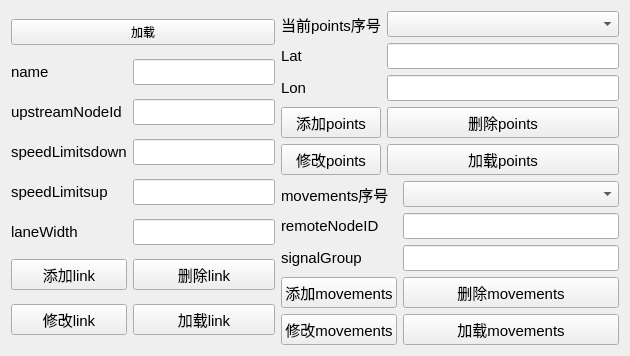
        <widget class="QWidget" name="tab_link">
         <attribute name="title">
          <string>link</string>
         </attribute>
         <layout class="QGridLayout" name="gridLayout_13">
          <item row="0" column="0" rowspan="2">
           <layout class="QGridLayout" name="gridLayout_2">
            <item row="3" column="1">
             <widget class="QLineEdit" name="lineEdit_linkSpeedDown">
              <property name="font">
               <font>
                <family>Arial</family>
                <pointsize>11</pointsize>
               </font>
              </property>
             </widget>
            </item>
            <item row="7" column="0">
             <widget class="QPushButton" name="pushButton_linkMod">
              <property name="font">
               <font>
                <family>Arial</family>
                <pointsize>11</pointsize>
               </font>
              </property>
              <property name="text">
               <string>修改link</string>
              </property>
             </widget>
            </item>
            <item row="1" column="1">
             <widget class="QLineEdit" name="lineEdit_linkName">
              <property name="font">
               <font>
                <family>Arial</family>
                <pointsize>11</pointsize>
               </font>
              </property>
             </widget>
            </item>
            <item row="7" column="1">
             <widget class="QPushButton" name="pushButton_linkLoad">
              <property name="font">
               <font>
                <family>Arial</family>
                <pointsize>11</pointsize>
               </font>
              </property>
              <property name="text">
               <string>加载link</string>
              </property>
             </widget>
            </item>
            <item row="4" column="1">
             <widget class="QLineEdit" name="lineEdit_linkSpeedUp">
              <property name="font">
               <font>
                <family>Arial</family>
                <pointsize>11</pointsize>
               </font>
              </property>
             </widget>
            </item>
            <item row="3" column="0">
             <widget class="QLabel" name="label_34">
              <property name="font">
               <font>
                <family>Arial</family>
                <pointsize>11</pointsize>
               </font>
              </property>
              <property name="text">
               <string>speedLimitsdown</string>
              </property>
             </widget>
            </item>
            <item row="2" column="1">
             <widget class="QLineEdit" name="lineEdit_linkUpNodeId">
              <property name="font">
               <font>
                <family>Arial</family>
                <pointsize>11</pointsize>
               </font>
              </property>
             </widget>
            </item>
            <item row="2" column="0">
             <widget class="QLabel" name="label_12">
              <property name="font">
               <font>
                <family>Arial</family>
                <pointsize>11</pointsize>
               </font>
              </property>
              <property name="text">
               <string>upstreamNodeId</string>
              </property>
             </widget>
            </item>
            <item row="1" column="0">
             <widget class="QLabel" name="label_11">
              <property name="font">
               <font>
                <family>Arial</family>
                <pointsize>11</pointsize>
               </font>
              </property>
              <property name="text">
               <string>name</string>
              </property>
             </widget>
            </item>
            <item row="5" column="1">
             <widget class="QLineEdit" name="lineEdit_linkWidth">
              <property name="font">
               <font>
                <family>Arial</family>
                <pointsize>11</pointsize>
               </font>
              </property>
             </widget>
            </item>
            <item row="6" column="1">
             <widget class="QPushButton" name="pushButton_linkDel">
              <property name="font">
               <font>
                <family>Arial</family>
                <pointsize>11</pointsize>
               </font>
              </property>
              <property name="text">
               <string>删除link</string>
              </property>
             </widget>
            </item>
            <item row="5" column="0">
             <widget class="QLabel" name="label_14">
              <property name="font">
               <font>
                <family>Arial</family>
                <pointsize>11</pointsize>
               </font>
              </property>
              <property name="text">
               <string>laneWidth</string>
              </property>
             </widget>
            </item>
            <item row="4" column="0">
             <widget class="QLabel" name="label_13">
              <property name="font">
               <font>
                <family>Arial</family>
                <pointsize>11</pointsize>
               </font>
              </property>
              <property name="text">
               <string>speedLimitsup</string>
              </property>
             </widget>
            </item>
            <item row="6" column="0">
             <widget class="QPushButton" name="pushButton_linkAdd">
              <property name="font">
               <font>
                <family>Arial</family>
                <pointsize>11</pointsize>
               </font>
              </property>
              <property name="text">
               <string>添加link</string>
              </property>
             </widget>
            </item>
            <item row="0" column="0" colspan="2">
             <widget class="QPushButton" name="pushButton_loadlinkpage">
              <property name="text">
               <string>加载</string>
              </property>
             </widget>
            </item>
           </layout>
          </item>
          <item row="0" column="1">
           <layout class="QGridLayout" name="gridLayout_3">
            <item row="3" column="0">
             <widget class="QPushButton" name="pushButton_linkPointsAdd">
              <property name="font">
               <font>
                <family>Arial</family>
                <pointsize>11</pointsize>
               </font>
              </property>
              <property name="text">
               <string>添加points</string>
              </property>
             </widget>
            </item>
            <item row="3" column="1">
             <widget class="QPushButton" name="pushButton_linkPointsDel">
              <property name="font">
               <font>
                <family>Arial</family>
                <pointsize>11</pointsize>
               </font>
              </property>
              <property name="text">
               <string>删除points</string>
              </property>
             </widget>
            </item>
            <item row="1" column="0">
             <widget class="QLabel" name="label_32">
              <property name="font">
               <font>
                <family>Arial</family>
                <pointsize>11</pointsize>
               </font>
              </property>
              <property name="text">
               <string>Lat</string>
              </property>
             </widget>
            </item>
            <item row="0" column="1">
             <widget class="QComboBox" name="comboBox_linkPointsxh">
              <property name="font">
               <font>
                <family>Arial</family>
                <pointsize>11</pointsize>
               </font>
              </property>
             </widget>
            </item>
            <item row="0" column="0">
             <widget class="QLabel" name="label_31">
              <property name="font">
               <font>
                <family>Arial</family>
                <pointsize>11</pointsize>
               </font>
              </property>
              <property name="text">
               <string>当前points序号</string>
              </property>
             </widget>
            </item>
            <item row="1" column="1">
             <widget class="QLineEdit" name="lineEdit_linkPointsLat">
              <property name="sizePolicy">
               <sizepolicy hsizetype="Expanding" vsizetype="Fixed">
                <horstretch>0</horstretch>
                <verstretch>0</verstretch>
               </sizepolicy>
              </property>
              <property name="minimumSize">
               <size>
                <width>232</width>
                <height>0</height>
               </size>
              </property>
              <property name="font">
               <font>
                <family>Arial</family>
                <pointsize>11</pointsize>
               </font>
              </property>
             </widget>
            </item>
            <item row="5" column="0">
             <widget class="QPushButton" name="pushButton_linkPointsMod">
              <property name="font">
               <font>
                <family>Arial</family>
                <pointsize>11</pointsize>
               </font>
              </property>
              <property name="text">
               <string>修改points</string>
              </property>
             </widget>
            </item>
            <item row="2" column="0">
             <widget class="QLabel" name="label_35">
              <property name="font">
               <font>
                <family>Arial</family>
                <pointsize>11</pointsize>
               </font>
              </property>
              <property name="text">
               <string>Lon</string>
              </property>
             </widget>
            </item>
            <item row="2" column="1">
             <widget class="QLineEdit" name="lineEdit_linkPointsLon">
              <property name="minimumSize">
               <size>
                <width>232</width>
                <height>0</height>
               </size>
              </property>
              <property name="font">
               <font>
                <family>Arial</family>
                <pointsize>11</pointsize>
               </font>
              </property>
             </widget>
            </item>
            <item row="5" column="1">
             <widget class="QPushButton" name="pushButton_linkPointsLoad">
              <property name="font">
               <font>
                <family>Arial</family>
                <pointsize>11</pointsize>
               </font>
              </property>
              <property name="text">
               <string>加载points</string>
              </property>
             </widget>
            </item>
           </layout>
          </item>
          <item row="1" column="1">
           <layout class="QGridLayout" name="gridLayout_4">
            <item row="0" column="1">
             <widget class="QComboBox" name="comboBox_linkmovementxh">
              <property name="font">
               <font>
                <family>Arial</family>
                <pointsize>11</pointsize>
               </font>
              </property>
             </widget>
            </item>
            <item row="1" column="0">
             <widget class="QLabel" name="label_57">
              <property name="font">
               <font>
                <family>Arial</family>
                <pointsize>11</pointsize>
               </font>
              </property>
              <property name="text">
               <string>remoteNodeID</string>
              </property>
             </widget>
            </item>
            <item row="0" column="0">
             <widget class="QLabel" name="label_33">
              <property name="font">
               <font>
                <family>Arial</family>
                <pointsize>11</pointsize>
               </font>
              </property>
              <property name="text">
               <string>movements序号</string>
              </property>
             </widget>
            </item>
            <item row="1" column="1">
             <widget class="QLineEdit" name="lineEdit_linkDownNodeId">
              <property name="font">
               <font>
                <family>Arial</family>
                <pointsize>11</pointsize>
               </font>
              </property>
             </widget>
            </item>
            <item row="3" column="0">
             <widget class="QPushButton" name="pushButton_linkMovementsAdd">
              <property name="font">
               <font>
                <family>Arial</family>
                <pointsize>11</pointsize>
               </font>
              </property>
              <property name="text">
               <string>添加movements</string>
              </property>
             </widget>
            </item>
            <item row="2" column="1">
             <widget class="QLineEdit" name="lineEdit_linkDownNodeSign">
              <property name="font">
               <font>
                <family>Arial</family>
                <pointsize>11</pointsize>
               </font>
              </property>
             </widget>
            </item>
            <item row="2" column="0">
             <widget class="QLabel" name="label_58">
              <property name="font">
               <font>
                <family>Arial</family>
                <pointsize>11</pointsize>
               </font>
              </property>
              <property name="text">
               <string>signalGroup</string>
              </property>
             </widget>
            </item>
            <item row="4" column="0">
             <widget class="QPushButton" name="pushButton_linkMovementsMod">
              <property name="font">
               <font>
                <family>Arial</family>
                <pointsize>11</pointsize>
               </font>
              </property>
              <property name="text">
               <string>修改movements</string>
              </property>
             </widget>
            </item>
            <item row="3" column="1">
             <widget class="QPushButton" name="pushButton_linkMovementsDel">
              <property name="font">
               <font>
                <family>Arial</family>
                <pointsize>11</pointsize>
               </font>
              </property>
              <property name="text">
               <string>删除movements</string>
              </property>
             </widget>
            </item>
            <item row="4" column="1">
             <widget class="QPushButton" name="pushButton_linkMovementsLoad">
              <property name="font">
               <font>
                <family>Arial</family>
                <pointsize>11</pointsize>
               </font>
              </property>
              <property name="text">
               <string>加载movements</string>
              </property>
             </widget>
            </item>
           </layout>
          </item>
         </layout>
        </widget>
